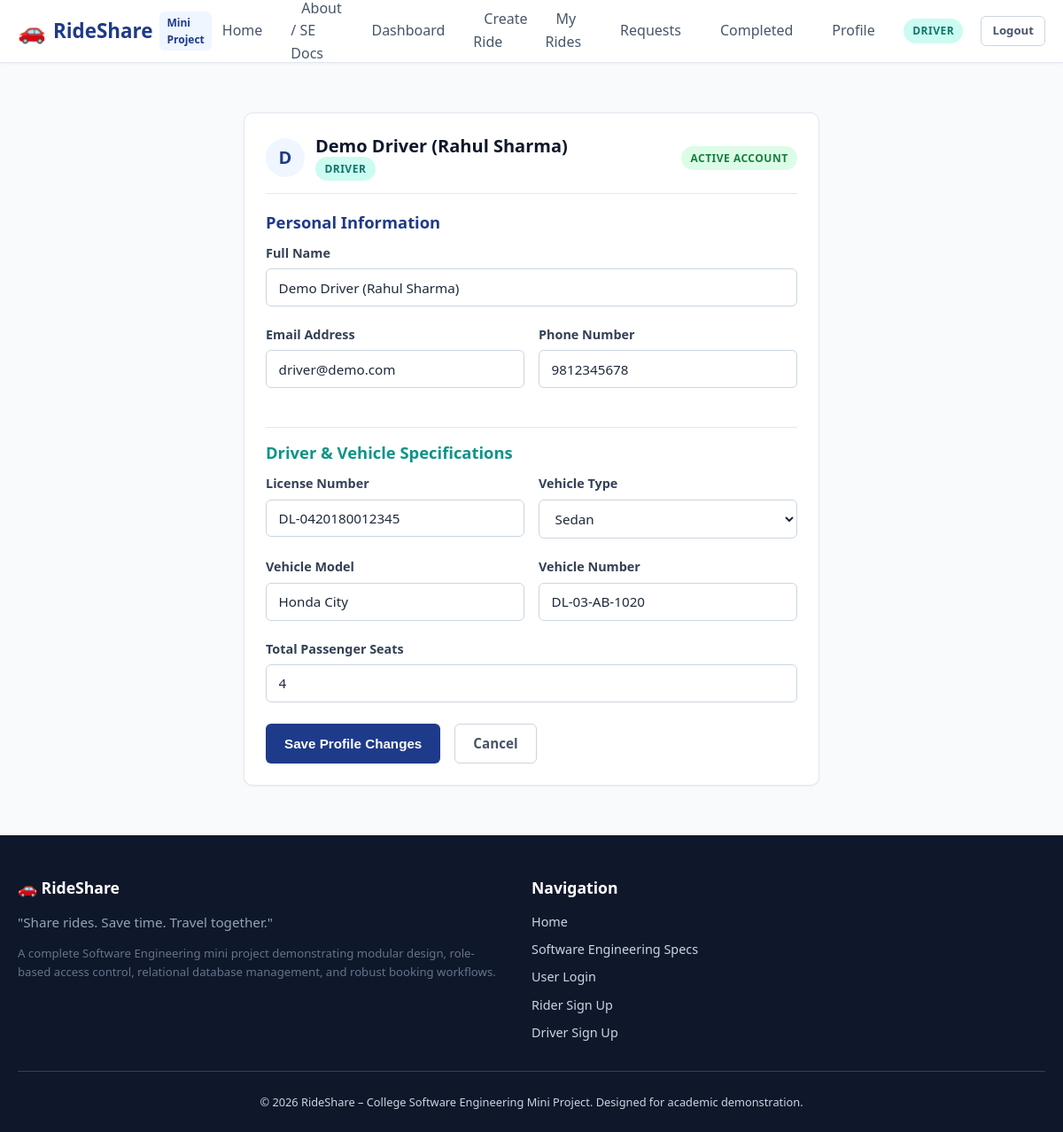
Screenshot of /profile (signed in) with the database file from the repository.
### tables this page shows
CREATE TABLE users (
    id INTEGER PRIMARY KEY AUTOINCREMENT,
    name TEXT NOT NULL,
    email TEXT NOT NULL UNIQUE,
    phone TEXT NOT NULL,
    password_hash TEXT NOT NULL,
    role TEXT NOT NULL CHECK(role IN ('rider', 'driver', 'admin')),
    status TEXT NOT NULL DEFAULT 'active' CHECK(status IN ('active', 'inactive')),
    created_at TIMESTAMP DEFAULT CURRENT_TIMESTAMP
);

CREATE TABLE drivers (
    id INTEGER PRIMARY KEY AUTOINCREMENT,
    user_id INTEGER NOT NULL UNIQUE,
    license_number TEXT NOT NULL UNIQUE,
    vehicle_type TEXT NOT NULL,
    vehicle_model TEXT NOT NULL,
    vehicle_number TEXT NOT NULL UNIQUE,
    total_seats INTEGER NOT NULL CHECK(total_seats > 0),
    created_at TIMESTAMP DEFAULT CURRENT_TIMESTAMP,
    FOREIGN KEY (user_id) REFERENCES users(id) ON DELETE CASCADE
);

### routes/main_routes.py (the view, shortened to what this page needs)
@main_bp.route('/profile', methods=['GET', 'POST'])
@login_required
def profile():
    user_id = session['user_id']
    user = User.find_by_id(user_id)
    driver_info = None
    if user['role'] == 'driver':
        driver_info = Driver.find_by_user_id(user_id)
    return render_template('profile.html', user=user, driver_info=driver_info)

### database/db.py (called while the page is built)
def get_db():
    if 'db' not in g:
        db_path = current_app.config.get('DATABASE_PATH')
        os.makedirs(os.path.dirname(db_path), exist_ok=True)
        g.db = sqlite3.connect(db_path)
        g.db.row_factory = sqlite3.Row
        g.db.execute("PRAGMA foreign_keys = ON;")
    return g.db

### models/driver.py (called while the page is built)
    @staticmethod
    def find_by_user_id(user_id):
        db = get_db()
        cursor = db.cursor()
        cursor.execute("""
            SELECT d.*, u.name, u.email, u.phone, u.status as user_status
            FROM drivers d
            JOIN users u ON d.user_id = u.id
            WHERE d.user_id = ?
        """, (user_id,))
        return cursor.fetchone()

### models/user.py (called while the page is built)
    @staticmethod
    def find_by_id(user_id):
        db = get_db()
        cursor = db.cursor()
        cursor.execute("SELECT * FROM users WHERE id = ?", (user_id,))
        return cursor.fetchone()

### templates/profile.html (shortened to what this page needs)
{% extends "base.html" %}
{% block content %}
<div style="max-width: 650px; margin: 1.5rem auto;">
    <div class="card">
        <div class="card-header">
            <div style="display: flex; align-items: center; gap: 0.75rem;">
                <div class="user-avatar-circle" style="width: 44px; height: 44px; margin: 0; font-size: 1.25rem;">
                    {{ user['name'][0]|upper }}
                </div>
                <div>
                    <h2 class="card-title" style="margin: 0;">{{ user['name'] }}</h2>
                    <span class="role-badge {{ user['role'] }}">{{ user['role'] }}</span>
                </div>
            </div>
            <span class="badge badge-active">Active Account</span>
        </div>
        <form action="{{ url_for('main.profile') }}" method="POST">
            <h4 style="color: var(--primary); margin-bottom: 0.75rem;">Personal Information</h4>
            <div class="form-group">
                <label for="name" class="form-label">Full Name</label>
                <input type="text" id="name" name="name" class="form-control" value="{{ user['name'] }}" required>
            </div>
            <div class="form-row">
                <div class="form-col">
                    <div class="form-group">
                        <label for="email" class="form-label">Email Address</label>
                        <input type="email" id="email" name="email" class="form-control" value="{{ user['email'] }}" required>
                    </div>
                </div>
                <div class="form-col">
                    <div class="form-group">
                        <label for="phone" class="form-label">Phone Number</label>
                        <input type="tel" id="phone" name="phone" class="form-control" value="{{ user['phone'] }}" required>
                    </div>
                </div>
            </div>
            {% if user['role'] == 'driver' and driver_info %}
                <h4 style="color: var(--secondary); margin: 1.5rem 0 0.75rem; border-top: 1px solid var(--gray-200); padding-top: 1rem;">
                    Driver & Vehicle Specifications
                </h4>
                <div class="form-row">
                    <div class="form-col">
                        <div class="form-group">
                            <label for="license_number" class="form-label">License Number</label>
                            <input type="text" id="license_number" name="license_number" class="form-control" value="{{ driver_info['license_number'] }}" required>
                        </div>
                    </div>
                    <div class="form-col">
                        <div class="form-group">
                            <label for="vehicle_type" class="form-label">Vehicle Type</label>
                            <select id="vehicle_type" name="vehicle_type" class="form-control" required>
                                <option value="Sedan" {% if driver_info['vehicle_type'] == 'Sedan' %}selected{% endif %}>Sedan</option>
                            </select>
                        </div>
                    </div>
                </div>
                <div class="form-row">
                    <div class="form-col">
                        <div class="form-group">
                            <label for="vehicle_model" class="form-label">Vehicle Model</label>
                            <input type="text" id="vehicle_model" name="vehicle_model" class="form-control" value="{{ driver_info['vehicle_model'] }}" required>
                        </div>
                    </div>
                    <div class="form-col">
                        <div class="form-group">
                            <label for="vehicle_number" class="form-label">Vehicle Number</label>
                            <input type="text" id="vehicle_number" name="vehicle_number" class="form-control" value="{{ driver_info['vehicle_number'] }}" required>
                        </div>
                    </div>
                </div>
                <div class="form-group">
                    <label for="total_seats" class="form-label">Total Passenger Seats</label>
                    <input type="number" id="total_seats" name="total_seats" class="form-control" min="1" max="15" value="{{ driver_info['total_seats'] }}" required>
                </div>
            {% endif %}
            <div style="display: flex; gap: 1rem; margin-top: 1.5rem;">
                <button type="submit" class="btn btn-primary">Save Profile Changes</button>
                <a href="javascript:history.back()" class="btn btn-outline">Cancel</a>
            </div>
        </form>
    </div>
</div>
{% endblock %}

### templates/base.html (shortened to what this page needs)
<!DOCTYPE html>
<html lang="en">
<head>
    <link rel="stylesheet" href="{{ url_for('static', filename='css/style.css') }}">
    <link rel="stylesheet" href="https://unpkg.com/leaflet@1.9.4/dist/leaflet.css" />
</head>
<body>
    <header class="site-header">
        <div class="container">
            <nav class="navbar">
                <a href="{{ url_for('main.index') }}" class="brand-logo">
                    <span class="logo-icon">🚗</span>
                    <span>RideShare</span>
                    <span class="brand-badge">Mini Project</span>
                </a>
                <ul class="nav-links" id="navLinks">
                    <li><a href="{{ url_for('main.index') }}" class="nav-link">Home</a></li>
                    <li><a href="{{ url_for('main.about') }}" class="nav-link">About / SE Docs</a></li>
                    {% if session.get('user_id') %}
                        {% if session.get('role') == 'rider' %}
                            <li><a href="{{ url_for('rider.dashboard') }}" class="nav-link">Dashboard</a></li>
                            <li><a href="{{ url_for('rider.search') }}" class="nav-link">Find Ride</a></li>
                            <li><a href="{{ url_for('rider.my_bookings') }}" class="nav-link">My Bookings</a></li>
                            <li><a href="{{ url_for('rider.ride_history') }}" class="nav-link">History</a></li>
                            <li><a href="{{ url_for('main.profile') }}" class="nav-link">Profile</a></li>
                        {% elif session.get('role') == 'driver' %}
                            <li><a href="{{ url_for('driver.dashboard') }}" class="nav-link">Dashboard</a></li>
                            <li><a href="{{ url_for('driver.create_ride') }}" class="nav-link">Create Ride</a></li>
                            <li><a href="{{ url_for('driver.my_rides') }}" class="nav-link">My Rides</a></li>
                            <li><a href="{{ url_for('driver.ride_requests') }}" class="nav-link">Requests</a></li>
                            <li><a href="{{ url_for('driver.completed_rides') }}" class="nav-link">Completed</a></li>
                            <li><a href="{{ url_for('main.profile') }}" class="nav-link">Profile</a></li>
                        {% endif %}
                        <li>
                            <span class="role-badge {{ session.get('role') }}">
                                {{ session.get('role') }}
                            </span>
                        </li>
                        <li>
                            <a href="{{ url_for('auth.logout') }}" class="btn btn-outline btn-sm">Logout</a>
                        </li>
                    {% endif %}
                </ul>
            </nav>
        </div>
    </header>
    <main class="main-content">
        <div class="container">
            {% block content %}{% endblock %}
        </div>
    </main>
    <footer class="site-footer">
        <div class="container">
            <div class="footer-grid">
                <div>
                    <h3 class="footer-title">🚗 RideShare</h3>
                    <p style="color: #94a3b8; font-size: 0.95rem;">
                        "Share rides. Save time. Travel together."
                    </p>
                    <p style="color: #64748b; font-size: 0.825rem; margin-top: 0.5rem;">
                        A complete Software Engineering mini project demonstrating modular design, role-based access control, relational database management, and robust booking workflows.
                    </p>
                </div>
                <div>
                    <h4 class="footer-title">Navigation</h4>
                    <ul class="footer-links">
                        <li><a href="{{ url_for('main.index') }}">Home</a></li>
                        <li><a href="{{ url_for('main.about') }}">Software Engineering Specs</a></li>
                        <li><a href="{{ url_for('auth.login') }}">User Login</a></li>
                        <li><a href="{{ url_for('auth.register_rider') }}">Rider Sign Up</a></li>
                        <li><a href="{{ url_for('auth.register_driver') }}">Driver Sign Up</a></li>
                    </ul>
                </div>
            </div>
            <div class="footer-bottom">
                &copy; 2026 RideShare – College Software Engineering Mini Project. Designed for academic demonstration.
            </div>
        </div>
    </footer>
</body>
</html>

### rows the page displays
users: get "DRIVER", name "D", name "Demo Driver (Rahul Sharma)", role "DRIVER", email "driver@demo.com", phone "9812345678"
drivers: license_number "DL-0420180012345", vehicle_type "Sedan", vehicle_model "Honda City", vehicle_number "DL-03-AB-1020", total_seats "4"
